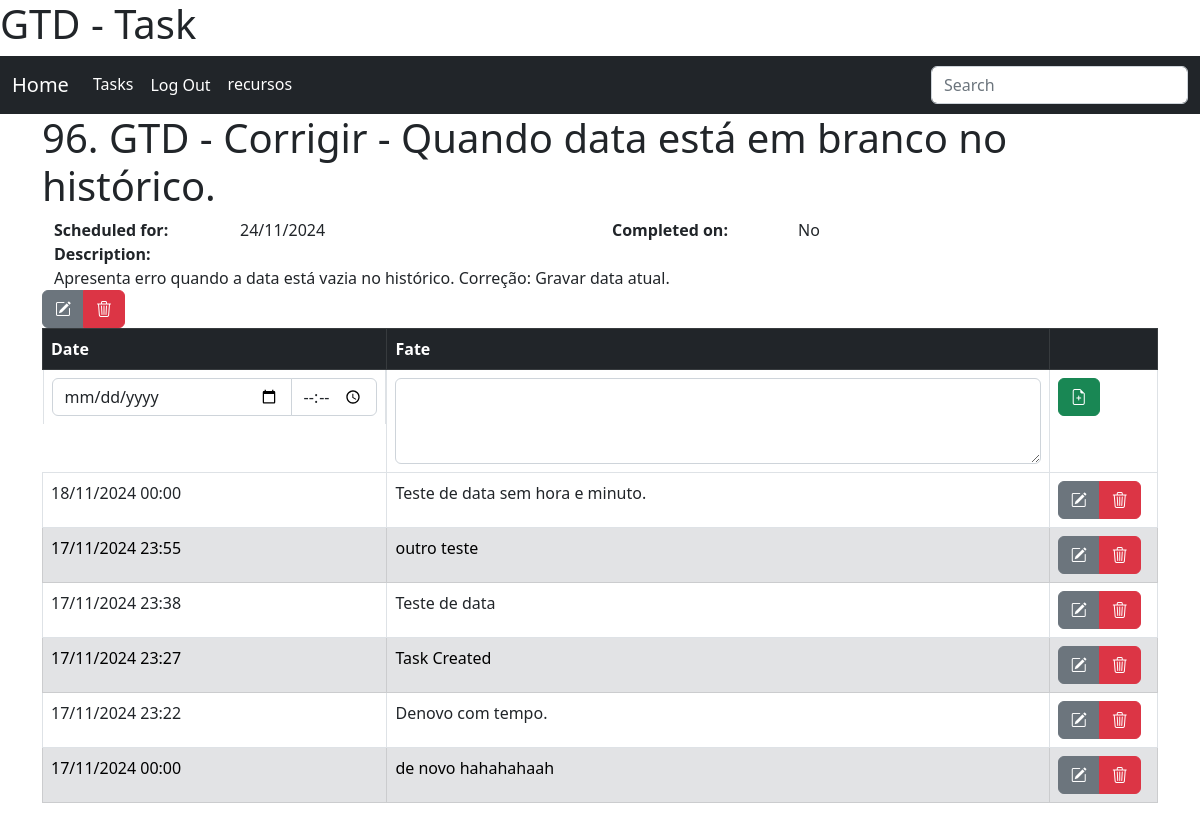
Page /tasks/task/96/ (signed in) on the earlier database version.
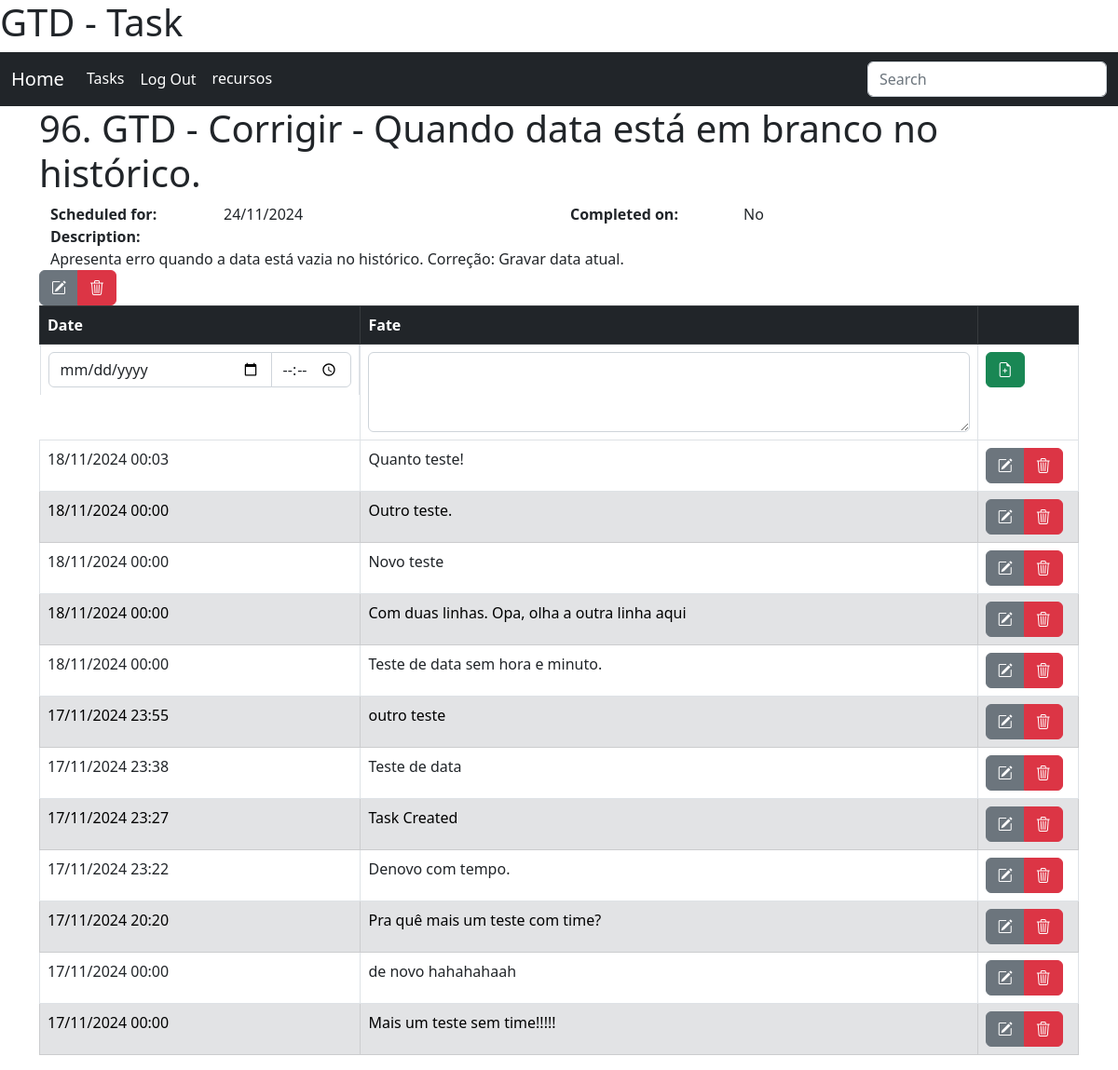
Same page on the later database version.
### tasks/models.py (models this page shows, shortened)
class Task(models.Model):
    title = models.CharField("Title", max_length=160)
    description = models.TextField("description", blank=True, null=True)
    dt_scheduled = models.DateTimeField("Scheduled for", blank=True, null=True, default=defautlSchedule)
    dt_completed = models.DateTimeField("Completed on", blank=True, null=True)
    dt_canceled  = models.DateTimeField("Completed on", blank=True, null=True)
    created = models.DateTimeField('Created', auto_now_add=True, null=True)
    modified = models.DateTimeField('Modified', auto_now=True, null=True)
    class Meta:
        verbose_name = 'Task'
        verbose_name_plural = 'Tasks'
        ordering = ['dt_completed','dt_scheduled']
    def getHistory(self):
        return self.taskcontrol_set.filter(type='HS').order_by('-dt')

class TaskControl(models.Model):
    TYPE_CHOICES = {
        'HS':'History',
        'SC':'Schedule',
    }
    task        = models.ForeignKey(Task, on_delete=models.CASCADE)
    type        = models.CharField('Type', max_length=2, choices=TYPE_CHOICES, default='HS')
    dt          = models.DateTimeField('Date', default=now())
    description = models.TextField("description")
    created = models.DateTimeField('Created', auto_now_add=True, null=True)
    modified = models.DateTimeField('Modified', auto_now=True, null=True)
    class Meta:
        verbose_name = 'Task_Control'
        verbose_name_plural = 'Task_Controls'
        ordering = ['task','-dt']

### tasks/views.py (the view)
# urls.py: path('task/<int:pk>/', TaskDetailView.as_view(), name='task'),
class TaskDetailView(LoginRequiredMixin, DetailView):
    template_name = "tasks/task.html"
    model = Task

### tasks/templates/tasks/task.html (shortened to what this page needs)
{% extends 'core.html' %}
{% load static %}
{% block content %}
    <header><h1>{{object.pk}}. {{object.title}}</h1></header>
    <article class="container">
        <div class="row">
            <div class="col-2"><b>Scheduled for:</b></div>
            <div class="col-4">{{object.dt_scheduled|date:'d/m/Y'}}</div>
            <div class="col-2"><b>Completed on:</b></div>
            <div class="col-4">{{object.dt_completed|date:'d/m/Y'|default:'No'}}</div>
        </div>
        <div class="row">
            <div class="col-12"><b>Description:</b></div>
        </div>
        <div class="row">
            <div class="col-12">{{object.description|default:''}}</div>
        </div>
    </article>
    <aside>
        <div class="btn-group end" role="group">
            <a type="button" class="btn btn-secondary" href="{% url 'tasks:update_task' object.pk %}?next={{ request.path|urlencode }}"><i class="bi bi-pencil-square"></i></a>
            <a type="button" class="btn btn-danger" href="{% url 'tasks:delete_task' object.pk %}"><i class="bi bi-trash3"></i></a>
        </div>
    </aside>
    <section>
        {% include 'tasks/history_list.html' %}
    </section>
{%endblock%}

### core/templates/core.html (shortened to what this page needs)
<!DOCTYPE html>
<html lang="en">
<head>
    <link href="https://cdn.jsdelivr.net/npm/bootstrap@5.2.3/dist/css/bootstrap.min.css" rel="stylesheet">
    <link rel="stylesheet" href="https://cdn.jsdelivr.net/npm/bootstrap-icons@1.11.3/font/bootstrap-icons.min.css">
</head>
<body>
  <header>
      <h1>
      </h1>
  </header>
  <nav class="navbar navbar-expand-sm navbar-dark bg-dark">
    <div class="container-fluid">
        <a class="navbar-brand" href="{% url 'index' %}">Home</a>
        <div class="collapse navbar-collapse" id="navbarSupportedContent">
            <ul class="navbar-nav me-auto mb-2 mb-lg-0">
                {% block nav %}
                    <li class="nav-item">
                      <a class="nav-link active" aria-current="page" href="{% url 'tasks:index' %}">Tasks</a>
                    </li>
                {% endblock %}
                {% if user.is_authenticated %}
                    <li class="nav-item">
                        <form action="{% url 'logout' %}" method="post">{% csrf_token %}<button type="submit" class="nav-link active btn btn-link" aria-current="page">Log Out</button></form>
                    </li>
                    <li class="nav-item">
                      <a class="nav-link active" aria-current="page" href="#">{{ user.username }}</a>
                    </li>
                {% else %}
                    <li class="nav-item">
                      <a class="nav-link active" aria-current="page" href="{% url 'login' %}">login</a>
                    </li>
                {% endif %}
            </ul>
            <form role="search">
                <input class="form-control" type="search" placeholder="Search" aria-label="Search">
            </form>
        </div>
    </div>
  </nav>
  <main class="container">
    {% block content %}{% endblock %}
  </main>
</body>
</html>

### tasks/templates/tasks/history_list.html (shortened to what this page needs)
<div id="histories" class="table-responsive">
    <table class="table table-hover table-bordered">
        <thead class="table-dark">
        <tr>
            <th scope="col" class="th-sm">Date</th>
            <th scope="col" class="th-lg">Fate</th>
            <th scope="col" class="th-sm"></th>
        </tr>
        </thead>
        <tbody>
        <tr>
            <form action="{% url 'tasks:new_task_history' object.pk %}" method="post">
                <td class="input-group"><input type="date" name="dt" id="id_dt" class="form-control" style="width:55%;"><input type="time" name="time" id="id_time" class="form-control"></td>
                <td><textarea name="description" id="id_description" class="form-control" cols="60" rows="3"></textarea></td>
                <td>
                    <button type="submit" class="btn btn-success"><i class="bi bi-file-earmark-plus"></i></button>
                </td>
            </form>
        </tr>
        {% for item in object.getHistory %}
            <tr {% cycle "" "class='table-secondary'" %}>
                <td>
                    {{item.dt|date:'d/m/Y H:i'}}
                </td>
                <td>
                    {{item.description}}
                </td>
                <td>
                    <div class="btn-group end" role="group">
                        <a type="button" class="btn btn-secondary" href="?next={{ request.path|urlencode }}"><i class="bi bi-pencil-square"></i></a>
                        <button type="button" class="btn btn-danger"
                               hx-delete=""
                               hx-confirm="Are you sure you wish to delete this task?"
                               hx-target="#tasks"
                        ><i class="bi bi-trash3"></i></button>
                    </div>
                </td>
            </tr>
        {% endfor %}
        </tbody>
    </table>
</div>

Differences in the rows shown:
added TaskControl: dt "18/11/2024 00:03", description "Quanto teste!"
added TaskControl: dt "18/11/2024 00:00", description "Outro teste."
added TaskControl: dt "18/11/2024 00:00", description "Novo teste"
added TaskControl: dt "18/11/2024 00:00", description "Com duas linhas. Opa, olha a outra linha aqui"
added TaskControl: dt "17/11/2024 20:20", description "Pra quê mais um teste com time?"
added TaskControl: dt "17/11/2024 00:00", description "Mais um teste sem time!!!!!"
